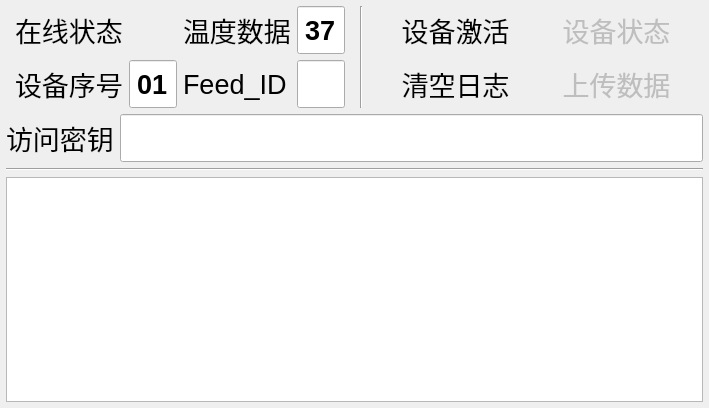
<?xml version="1.0" encoding="UTF-8"?>
<ui version="4.0">
 <class>JDSmartCloud_Devs</class>
 <widget class="QWidget" name="JDSmartCloud_Devs">
  <property name="geometry">
   <rect>
    <x>0</x>
    <y>0</y>
    <width>709</width>
    <height>408</height>
   </rect>
  </property>
  <property name="windowTitle">
   <string>JD+模拟Devs</string>
  </property>
  <layout class="QVBoxLayout" name="verticalLayout_2">
   <property name="spacing">
    <number>6</number>
   </property>
   <property name="leftMargin">
    <number>6</number>
   </property>
   <property name="topMargin">
    <number>6</number>
   </property>
   <property name="rightMargin">
    <number>6</number>
   </property>
   <property name="bottomMargin">
    <number>6</number>
   </property>
   <item>
    <widget class="QWidget" name="wNorth" native="true">
     <property name="sizePolicy">
      <sizepolicy hsizetype="Preferred" vsizetype="Preferred">
       <horstretch>0</horstretch>
       <verstretch>0</verstretch>
      </sizepolicy>
     </property>
     <layout class="QGridLayout" name="gridLayout_2">
      <property name="leftMargin">
       <number>0</number>
      </property>
      <property name="topMargin">
       <number>0</number>
      </property>
      <property name="rightMargin">
       <number>0</number>
      </property>
      <property name="bottomMargin">
       <number>0</number>
      </property>
      <property name="horizontalSpacing">
       <number>6</number>
      </property>
      <item row="0" column="2">
       <widget class="QWidget" name="wButton" native="true">
        <property name="sizePolicy">
         <sizepolicy hsizetype="Preferred" vsizetype="Preferred">
          <horstretch>0</horstretch>
          <verstretch>0</verstretch>
         </sizepolicy>
        </property>
        <property name="font">
         <font>
          <pointsize>20</pointsize>
         </font>
        </property>
        <layout class="QGridLayout" name="gridLayout_3">
         <property name="topMargin">
          <number>0</number>
         </property>
         <property name="bottomMargin">
          <number>0</number>
         </property>
         <item row="1" column="1">
          <widget class="QPushButton" name="pbUploadData">
           <property name="enabled">
            <bool>false</bool>
           </property>
           <property name="maximumSize">
            <size>
             <width>16777215</width>
             <height>48</height>
            </size>
           </property>
           <property name="toolTip">
            <string>每隔3s自动上传当前开关状态和温度数据</string>
           </property>
           <property name="text">
            <string>上传数据</string>
           </property>
           <property name="icon">
            <iconset resource="src.qrc">
             <normaloff>:/ui/resources/data_backup.png</normaloff>:/ui/resources/data_backup.png</iconset>
           </property>
           <property name="iconSize">
            <size>
             <width>48</width>
             <height>48</height>
            </size>
           </property>
           <property name="shortcut">
            <string>Meta+R</string>
           </property>
           <property name="flat">
            <bool>true</bool>
           </property>
          </widget>
         </item>
         <item row="0" column="0">
          <widget class="QPushButton" name="pbDevActive">
           <property name="enabled">
            <bool>true</bool>
           </property>
           <property name="maximumSize">
            <size>
             <width>16777215</width>
             <height>48</height>
            </size>
           </property>
           <property name="layoutDirection">
            <enum>Qt::LeftToRight</enum>
           </property>
           <property name="autoFillBackground">
            <bool>false</bool>
           </property>
           <property name="text">
            <string>设备激活</string>
           </property>
           <property name="icon">
            <iconset resource="src.qrc">
             <normaloff>:/ui/resources/find_user.png</normaloff>:/ui/resources/find_user.png</iconset>
           </property>
           <property name="iconSize">
            <size>
             <width>48</width>
             <height>48</height>
            </size>
           </property>
           <property name="shortcut">
            <string>Meta+F</string>
           </property>
           <property name="checkable">
            <bool>false</bool>
           </property>
           <property name="autoDefault">
            <bool>false</bool>
           </property>
           <property name="default">
            <bool>false</bool>
           </property>
           <property name="flat">
            <bool>true</bool>
           </property>
          </widget>
         </item>
         <item row="1" column="0">
          <widget class="QPushButton" name="pbClearLog">
           <property name="maximumSize">
            <size>
             <width>16777215</width>
             <height>48</height>
            </size>
           </property>
           <property name="layoutDirection">
            <enum>Qt::LeftToRight</enum>
           </property>
           <property name="autoFillBackground">
            <bool>false</bool>
           </property>
           <property name="text">
            <string>清空日志</string>
           </property>
           <property name="icon">
            <iconset resource="src.qrc">
             <normaloff>:/ui/resources/clipboard.png</normaloff>:/ui/resources/clipboard.png</iconset>
           </property>
           <property name="iconSize">
            <size>
             <width>48</width>
             <height>48</height>
            </size>
           </property>
           <property name="shortcut">
            <string>Meta+F</string>
           </property>
           <property name="checkable">
            <bool>false</bool>
           </property>
           <property name="flat">
            <bool>true</bool>
           </property>
          </widget>
         </item>
         <item row="0" column="1">
          <widget class="QPushButton" name="pbControlDev">
           <property name="enabled">
            <bool>false</bool>
           </property>
           <property name="maximumSize">
            <size>
             <width>16777215</width>
             <height>48</height>
            </size>
           </property>
           <property name="autoFillBackground">
            <bool>false</bool>
           </property>
           <property name="text">
            <string>设备状态</string>
           </property>
           <property name="icon">
            <iconset resource="src.qrc">
             <normaloff>:/ui/resources/switch_off.png</normaloff>:/ui/resources/switch_off.png</iconset>
           </property>
           <property name="iconSize">
            <size>
             <width>48</width>
             <height>48</height>
            </size>
           </property>
           <property name="shortcut">
            <string>Meta+D</string>
           </property>
           <property name="checkable">
            <bool>true</bool>
           </property>
           <property name="checked">
            <bool>false</bool>
           </property>
           <property name="autoRepeat">
            <bool>false</bool>
           </property>
           <property name="flat">
            <bool>true</bool>
           </property>
          </widget>
         </item>
        </layout>
       </widget>
      </item>
      <item row="0" column="1">
       <widget class="Line" name="line_2">
        <property name="orientation">
         <enum>Qt::Vertical</enum>
        </property>
       </widget>
      </item>
      <item row="0" column="0">
       <widget class="QWidget" name="wStatus" native="true">
        <property name="sizePolicy">
         <sizepolicy hsizetype="Preferred" vsizetype="Preferred">
          <horstretch>0</horstretch>
          <verstretch>0</verstretch>
         </sizepolicy>
        </property>
        <property name="maximumSize">
         <size>
          <width>16777215</width>
          <height>16777215</height>
         </size>
        </property>
        <layout class="QGridLayout" name="gridLayout">
         <property name="sizeConstraint">
          <enum>QLayout::SetDefaultConstraint</enum>
         </property>
         <property name="topMargin">
          <number>0</number>
         </property>
         <property name="bottomMargin">
          <number>0</number>
         </property>
         <property name="spacing">
          <number>6</number>
         </property>
         <item row="0" column="0">
          <widget class="QLabel" name="lAliveStatus">
           <property name="sizePolicy">
            <sizepolicy hsizetype="Fixed" vsizetype="Preferred">
             <horstretch>0</horstretch>
             <verstretch>0</verstretch>
            </sizepolicy>
           </property>
           <property name="font">
            <font>
             <family>Lucida Grande</family>
             <pointsize>20</pointsize>
            </font>
           </property>
           <property name="text">
            <string>在线状态</string>
           </property>
          </widget>
         </item>
         <item row="0" column="1">
          <widget class="QLabel" name="lStatusDisp">
           <property name="enabled">
            <bool>true</bool>
           </property>
           <property name="sizePolicy">
            <sizepolicy hsizetype="Preferred" vsizetype="Preferred">
             <horstretch>0</horstretch>
             <verstretch>0</verstretch>
            </sizepolicy>
           </property>
           <property name="maximumSize">
            <size>
             <width>48</width>
             <height>48</height>
            </size>
           </property>
           <property name="text">
            <string/>
           </property>
           <property name="textFormat">
            <enum>Qt::AutoText</enum>
           </property>
           <property name="pixmap">
            <pixmap resource="src.qrc">:/ui/resources/red_light.png</pixmap>
           </property>
           <property name="scaledContents">
            <bool>true</bool>
           </property>
          </widget>
         </item>
         <item row="2" column="0">
          <widget class="QLabel" name="lDevNum">
           <property name="sizePolicy">
            <sizepolicy hsizetype="Fixed" vsizetype="Preferred">
             <horstretch>0</horstretch>
             <verstretch>0</verstretch>
            </sizepolicy>
           </property>
           <property name="font">
            <font>
             <family>Lucida Grande</family>
             <pointsize>20</pointsize>
            </font>
           </property>
           <property name="text">
            <string>设备序号</string>
           </property>
          </widget>
         </item>
         <item row="2" column="1">
          <widget class="QLineEdit" name="leDevNum">
           <property name="enabled">
            <bool>true</bool>
           </property>
           <property name="sizePolicy">
            <sizepolicy hsizetype="Preferred" vsizetype="Preferred">
             <horstretch>0</horstretch>
             <verstretch>0</verstretch>
            </sizepolicy>
           </property>
           <property name="maximumSize">
            <size>
             <width>48</width>
             <height>48</height>
            </size>
           </property>
           <property name="font">
            <font>
             <pointsize>20</pointsize>
             <weight>75</weight>
             <bold>true</bold>
            </font>
           </property>
           <property name="text">
            <string>01</string>
           </property>
           <property name="alignment">
            <set>Qt::AlignCenter</set>
           </property>
           <property name="readOnly">
            <bool>false</bool>
           </property>
          </widget>
         </item>
         <item row="0" column="2">
          <widget class="QLabel" name="lTempData">
           <property name="sizePolicy">
            <sizepolicy hsizetype="Fixed" vsizetype="Preferred">
             <horstretch>0</horstretch>
             <verstretch>0</verstretch>
            </sizepolicy>
           </property>
           <property name="font">
            <font>
             <family>Lucida Grande</family>
             <pointsize>20</pointsize>
            </font>
           </property>
           <property name="text">
            <string>温度数据</string>
           </property>
          </widget>
         </item>
         <item row="0" column="3">
          <widget class="QLineEdit" name="leTempDisp">
           <property name="enabled">
            <bool>true</bool>
           </property>
           <property name="sizePolicy">
            <sizepolicy hsizetype="Preferred" vsizetype="Preferred">
             <horstretch>0</horstretch>
             <verstretch>0</verstretch>
            </sizepolicy>
           </property>
           <property name="minimumSize">
            <size>
             <width>48</width>
             <height>0</height>
            </size>
           </property>
           <property name="maximumSize">
            <size>
             <width>48</width>
             <height>48</height>
            </size>
           </property>
           <property name="font">
            <font>
             <pointsize>20</pointsize>
             <weight>75</weight>
             <bold>true</bold>
            </font>
           </property>
           <property name="inputMask">
            <string/>
           </property>
           <property name="text">
            <string>37</string>
           </property>
           <property name="alignment">
            <set>Qt::AlignCenter</set>
           </property>
           <property name="readOnly">
            <bool>false</bool>
           </property>
          </widget>
         </item>
         <item row="2" column="2">
          <widget class="QLabel" name="lFeedID">
           <property name="sizePolicy">
            <sizepolicy hsizetype="Fixed" vsizetype="Preferred">
             <horstretch>0</horstretch>
             <verstretch>0</verstretch>
            </sizepolicy>
           </property>
           <property name="font">
            <font>
             <family>Lucida Grande</family>
             <pointsize>20</pointsize>
            </font>
           </property>
           <property name="text">
            <string>Feed_ID</string>
           </property>
          </widget>
         </item>
         <item row="2" column="3">
          <widget class="QLineEdit" name="leFeedID">
           <property name="enabled">
            <bool>true</bool>
           </property>
           <property name="sizePolicy">
            <sizepolicy hsizetype="Preferred" vsizetype="Preferred">
             <horstretch>0</horstretch>
             <verstretch>0</verstretch>
            </sizepolicy>
           </property>
           <property name="minimumSize">
            <size>
             <width>48</width>
             <height>0</height>
            </size>
           </property>
           <property name="maximumSize">
            <size>
             <width>48</width>
             <height>48</height>
            </size>
           </property>
           <property name="font">
            <font>
             <pointsize>20</pointsize>
             <weight>75</weight>
             <bold>true</bold>
            </font>
           </property>
           <property name="text">
            <string/>
           </property>
           <property name="alignment">
            <set>Qt::AlignCenter</set>
           </property>
           <property name="readOnly">
            <bool>true</bool>
           </property>
          </widget>
         </item>
        </layout>
       </widget>
      </item>
     </layout>
    </widget>
   </item>
   <item>
    <widget class="QWidget" name="widget" native="true">
     <layout class="QHBoxLayout" name="horizontalLayout">
      <property name="leftMargin">
       <number>0</number>
      </property>
      <property name="topMargin">
       <number>0</number>
      </property>
      <property name="rightMargin">
       <number>0</number>
      </property>
      <property name="bottomMargin">
       <number>0</number>
      </property>
      <item>
       <widget class="QLabel" name="lAccessKey">
        <property name="sizePolicy">
         <sizepolicy hsizetype="Fixed" vsizetype="Preferred">
          <horstretch>0</horstretch>
          <verstretch>0</verstretch>
         </sizepolicy>
        </property>
        <property name="font">
         <font>
          <family>Lucida Grande</family>
          <pointsize>20</pointsize>
         </font>
        </property>
        <property name="text">
         <string>访问密钥</string>
        </property>
       </widget>
      </item>
      <item>
       <widget class="QLineEdit" name="leAccessKey">
        <property name="enabled">
         <bool>true</bool>
        </property>
        <property name="sizePolicy">
         <sizepolicy hsizetype="Preferred" vsizetype="Preferred">
          <horstretch>0</horstretch>
          <verstretch>0</verstretch>
         </sizepolicy>
        </property>
        <property name="minimumSize">
         <size>
          <width>250</width>
          <height>0</height>
         </size>
        </property>
        <property name="maximumSize">
         <size>
          <width>16777215</width>
          <height>48</height>
         </size>
        </property>
        <property name="font">
         <font>
          <family>Lucida Grande</family>
          <pointsize>27</pointsize>
          <weight>75</weight>
          <bold>true</bold>
         </font>
        </property>
        <property name="text">
         <string/>
        </property>
        <property name="alignment">
         <set>Qt::AlignRight|Qt::AlignTrailing|Qt::AlignVCenter</set>
        </property>
        <property name="readOnly">
         <bool>true</bool>
        </property>
       </widget>
      </item>
     </layout>
    </widget>
   </item>
   <item>
    <widget class="Line" name="line">
     <property name="orientation">
      <enum>Qt::Horizontal</enum>
     </property>
    </widget>
   </item>
   <item>
    <widget class="QPlainTextEdit" name="pteLog"/>
   </item>
  </layout>
 </widget>
 <resources>
  <include location="src.qrc"/>
 </resources>
 <connections/>
</ui>
